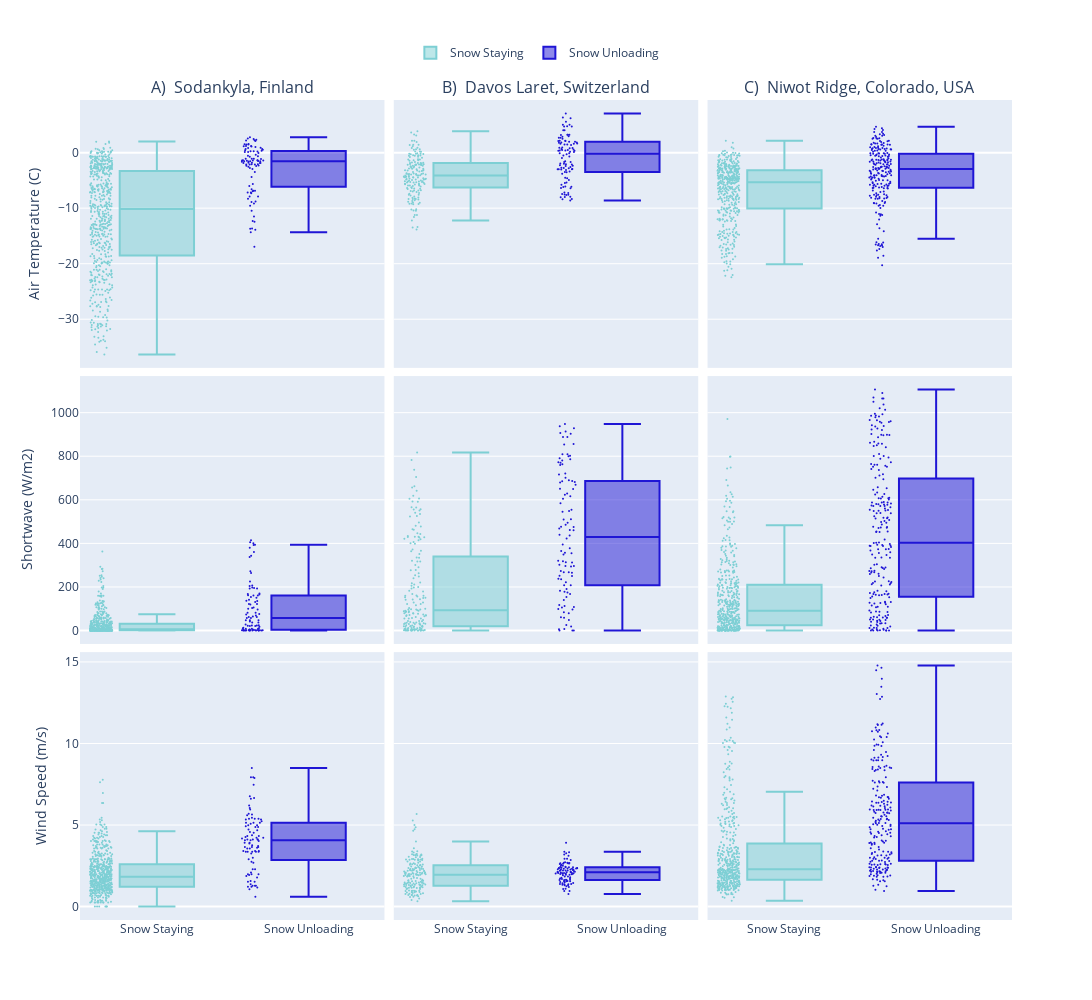

Write notebook code for a chart like this one.
### Code cell
marker=2
fig = go.Figure()

# Laret  
trace1 = go.Box(y=opn_df_snowstay.temp,           name=namesnow,       marker_color=colorsnow,       marker_size=marker,boxpoints='all')
trace2 = go.Box(y=opn_df_snowunload.temp,         name=namesnowunload, marker_color=colorsnowunload, marker_size=marker, boxpoints='all')

trace3 = go.Box(y=opn_df_snowstay.shortwave,      name=namesnow,       showlegend=False, marker_color=colorsnow,       marker_size=marker, boxpoints='all')
trace4 = go.Box(y=opn_df_snowunload.shortwave,    name=namesnowunload, showlegend=False, marker_color=colorsnowunload, marker_size=marker, boxpoints='all')

trace5 = go.Box(y=opn_df_snowstay.windspeed,      name=namesnow,       showlegend=False, marker_color=colorsnow,       marker_size=marker, boxpoints='all')
trace6 = go.Box(y=opn_df_snowunload.windspeed,    name=namesnowunload, showlegend=False, marker_color=colorsnowunload, marker_size=marker, boxpoints='all')

# Sodankyla
trace7 = go.Box(y=sod_df_snowstay.temp,           name=namesnow,       showlegend=False, marker_color=colorsnow,       marker_size=marker,boxpoints='all')
trace8 = go.Box(y=sod_df_snowunload.temp,         name=namesnowunload, showlegend=False, marker_color=colorsnowunload, marker_size=marker, boxpoints='all')

trace9 = go.Box(y=sod_df_snowstay.shortwave,      name=namesnow,       showlegend=False, marker_color=colorsnow,       marker_size=marker, boxpoints='all')
trace10 = go.Box(y=sod_df_snowunload.shortwave,   name=namesnowunload, showlegend=False, marker_color=colorsnowunload, marker_size=marker, boxpoints='all')

trace11 = go.Box(y=sod_df_snowstay.windspeed,     name=namesnow,       showlegend=False, marker_color=colorsnow,       marker_size=marker, boxpoints='all')
trace12 = go.Box(y=sod_df_snowunload.windspeed,   name=namesnowunload, showlegend=False, marker_color=colorsnowunload, marker_size=marker, boxpoints='all')

# Niwot
trace13 = go.Box(y=niwot_df_snowstay.temp,        name=namesnow,       showlegend=False, marker_color=colorsnow,       marker_size=marker,boxpoints='all')
trace14 = go.Box(y=niwot_df_snowunload.temp,      name=namesnowunload, showlegend=False, marker_color=colorsnowunload, marker_size=marker, boxpoints='all')

trace15 = go.Box(y=niwot_df_snowstay.shortwave,   name=namesnow,       showlegend=False, marker_color=colorsnow,       marker_size=marker, boxpoints='all')
trace16 = go.Box(y=niwot_df_snowunload.shortwave, name=namesnowunload, showlegend=False, marker_color=colorsnowunload, marker_size=marker, boxpoints='all')

trace17 = go.Box(y=niwot_df_snowstay.windspeed,   name=namesnow,       showlegend=False, marker_color=colorsnow,       marker_size=marker, boxpoints='all')
trace18 = go.Box(y=niwot_df_snowunload.windspeed, name=namesnowunload, showlegend=False, marker_color=colorsnowunload, marker_size=marker, boxpoints='all')

# # Mount Hopper 
# trace19 = go.Box(y=hop_df_snowstay.temp,          name=namesnow,       showlegend=False, marker_color=colorsnow,       marker_size=marker,boxpoints='all')
# trace20 = go.Box(y=hop_df_snowunload.temp,        name=namesnowunload, showlegend=False, marker_color=colorsnowunload, marker_size=marker, boxpoints='all')

# trace21 = go.Box(y=hop_df_snowstay.shortwave,     name=namesnow,       showlegend=False, marker_color=colorsnow,       marker_size=marker, boxpoints='all')
# trace22 = go.Box(y=hop_df_snowunload.shortwave,   name=namesnowunload, showlegend=False, marker_color=colorsnowunload, marker_size=marker, boxpoints='all')

# trace23 = go.Box(y=hop_df_snowstay.windspeed,     name=namesnow,       showlegend=False, marker_color=colorsnow,       marker_size=marker, boxpoints='all')
# trace24 = go.Box(y=hop_df_snowunload.windspeed,   name=namesnowunload, showlegend=False, marker_color=colorsnowunload, marker_size=marker, boxpoints='all')


fig = make_subplots(rows=3, cols=3, vertical_spacing=0.01, horizontal_spacing=0.01, shared_xaxes=True, shared_yaxes=True,
                                        subplot_titles=(namesodankyla, namelaret, nameniwot))


# Moving Sodankyla as the first site in the columns for this version, incase I want that 
# Sodankyla 
fig.append_trace(trace7,  row = 1, col = 1)
fig.append_trace(trace8,  row = 1, col = 1)
fig.append_trace(trace9,  row = 2, col = 1)
fig.append_trace(trace10, row = 2, col = 1)
fig.append_trace(trace11, row = 3, col = 1)
fig.append_trace(trace12, row = 3, col = 1)

# Laret
fig.append_trace(trace1,  row = 1, col = 2)
fig.append_trace(trace2,  row = 1, col = 2)
fig.append_trace(trace3,  row = 2, col = 2)
fig.append_trace(trace4,  row = 2, col = 2)
fig.append_trace(trace5,  row = 3, col = 2)
fig.append_trace(trace6,  row = 3, col = 2)

# Niwot 
fig.append_trace(trace13, row = 1, col = 3)
fig.append_trace(trace14, row = 1, col = 3)
fig.append_trace(trace15, row = 2, col = 3)
fig.append_trace(trace16, row = 2, col = 3)
fig.append_trace(trace17, row = 3, col = 3)
fig.append_trace(trace18, row = 3, col = 3)

# # Mount Hopper 
# fig.append_trace(trace19, row = 1, col = 4)
# fig.append_trace(trace20, row = 1, col = 4)
# fig.append_trace(trace21, row = 2, col = 4)
# fig.append_trace(trace22, row = 2, col = 4)
# fig.append_trace(trace23, row = 3, col = 4)
# fig.append_trace(trace24, row = 3, col = 4)

fig.update_layout(title='', width=1200, height=1000) 

fig.update_yaxes(title_text=nametemp, row=1, col=1)
fig.update_yaxes(title_text=nameSW,   row=2, col=1)
fig.update_yaxes(title_text=namewind, row=3, col=1)

fig.update_layout(legend=dict(
    orientation="h",
    yanchor="bottom",
    y=1.04,
    xanchor="right",
    x=.627
))


fig.show()

### Figure 1 — Plotly figure (JSON) as saved in the notebook; plotly's stock layout.template omitted (floating-point values rounded to 4 significant figures; data arrays with more than 128 entries replaced by an {"elided": "..."} marker saying what was removed)
{"data": [{"boxpoints": "all", "marker": {"color": "#7dcfd4", "size": 2}, "name": "Snow Staying", "showlegend": false, "type": "box", "xaxis": "x", "y": {"elided": "583 float values"}, "yaxis": "y"}, {"boxpoints": "all", "marker": {"color": "#1F15D5", "size": 2}, "name": "Snow Unloading", "showlegend": false, "type": "box", "xaxis": "x", "y": [0.2, -0.4, -1.15, 2.25, 2.55, -1.45, -1.55, -1.65, -1.85, -2.1, -6.85, -2.35, -2.1, -1.85, -1.4, -1.1, -1.35, -6.85, -6.95, -7.2, -12.45, -7.9, -7.3, -6.6, -6, -5.65, -12.3, -11.5, -14.35, -13.9, -13.7, -13.65, -8.9, -16.95, -4.4, -3.5, -2.75, -2.15, -1.85, -1.55, -2.95, -10.45, -9.55, -9.15, -8.8, -8.3, -7.9, -7.2, 0.1, 0.1, 0.45, 1, 1.15, 0.85, 1.45, 2.3, 2.2, 0.25, 0.5, 0.65, 0.65, -0.05, -2.3, -2.15, -1.6, -1.35, -1.1, -0.75, -0.65, -0.55, -2.55, -1.8, -1.4, -1.4, -1.5, -1.8, -2.15, -2.4, -1.55, -1.4, 0.25, 1.2, 2.1, 2.75, 2.45, 1.5, 1.45, -1.1, 0.35, 1.2, 0.9, 1.1, 1.55], "yaxis": "y"}, {"boxpoints": "all", "marker": {"color": "#7dcfd4", "size": 2}, "name": "Snow Staying", "showlegend": false, "type": "box", "xaxis": "x4", "y": {"elided": "583 float values"}, "yaxis": "y4"}, {"boxpoints": "all", "marker": {"color": "#1F15D5", "size": 2}, "name": "Snow Unloading", "showlegend": false, "type": "box", "xaxis": "x4", "y": [195.7, 122.0, 46.7, 150.1, 73.6, 1.8, 2.4, 1.1, 0, 0, 1.1, 0, 0.85, 1.75, 1.25, 0, 0, 2.6, 3.15, 0, 0, 2.4, 2.35, 1.05, 0, 0, 3.45, 9.1, 8.75, 22.05, 27.95, 23.3, 17, 7.95, 47.8, 62.6, 62.25, 37.2, 12.45, 1.55, 20.5, 23.9, 47.8, 57.95, 41.1, 21.3, 10.3, 4.35, 8.65, 57.75, 81.65, 96.2, 106.2, 135.8, 68.7, 99.65, 103.8, 160.6, 160.8, 162.4, 130.8, 75.35, 36.95, 82.05, 165.4, 272.2, 360, 392.4, 337.5, 193.3, 204.1, 206.7, 193.2, 141.8, 119.5, 64.05, 23.05, 5.2, 167.8, 122.2, 405, 414.6, 393.8, 343.8, 263.9, 170.4, 224.8, 0.7, 400.3, 380.2, 153.8, 136.7, 197.3], "yaxis": "y4"}, {"boxpoints": "all", "marker": {"color": "#7dcfd4", "size": 2}, "name": "Snow Staying", "showlegend": false, "type": "box", "xaxis": "x7", "y": {"elided": "583 float values"}, "yaxis": "y7"}, {"boxpoints": "all", "marker": {"color": "#1F15D5", "size": 2}, "name": "Snow Unloading", "showlegend": false, "type": "box", "xaxis": "x7", "y": [2.288, 1.983, 2.085, 4.678, 4.932, 1.22, 1.068, 1.17, 1.271, 1.271, 1.526, 6.204, 5.695, 5.238, 4.322, 4.068, 4.373, 4.322, 4.221, 3.865, 5.136, 7.475, 7.882, 7.933, 7.933, 8.492, 4.017, 3.356, 2.746, 3.0, 3.661, 3.356, 2.288, 3.559, 1.78, 1.881, 1.576, 1.22, 1.373, 1.983, 2.695, 4.221, 4.271, 4.119, 4.729, 5.136, 5.39, 5.441, 6.611, 5.949, 5.39, 5.39, 5.339, 4.119, 5.085, 6.051, 5.644, 1.932, 1.983, 1.526, 1.271, 0.6102, 2.898, 3.407, 3.661, 3.915, 4.17, 3.763, 3.407, 3.356, 4.983, 4.882, 4.882, 4.983, 4.526, 4.068, 3.915, 3.559, 3.356, 3.356, 3.407, 3.661, 4.119, 3.712, 3.61, 4.119, 4.577, 3.254, 5.339, 6.763, 5.593, 5.136, 6.661], "yaxis": "y7"}, {"boxpoints": "all", "marker": {"color": "#7dcfd4", "size": 2}, "name": "Snow Staying", "type": "box", "xaxis": "x2", "y": {"elided": "177 float values"}, "yaxis": "y2"}, {"boxpoints": "all", "marker": {"color": "#1F15D5", "size": 2}, "name": "Snow Unloading", "type": "box", "xaxis": "x2", "y": [-8.377, -7.641, -8.342, -8.622, -3.012, 2.491, 3.21, 2.954, 1.783, 2.69, 4.016, 4.713, 5.575, 1.966, 1.969, 3.237, 1.371, -0.3, 2.154, 2.158, 2.847, -3.128, -2.418, -2.711, -3.39, -3.056, -3.469, -3.007, -2.357, -2.29, -4.607, -3.807, -2.776, -2.585, -1.702, -2.139, -2.943, -2.994, -2.805, 0.1746, 0.9012, 2.09, 2.668, 3.182, 5.045, 6.18, 7.069, -6.142, -6.117, -6.205, -5.465, -8.013, -7.522, -7.264, -7.464, -6.412, -5.397, -5.798, -6.357, -7.163, -7.573, -8.01, -7.941, -1.545, -0.9442, 0.3353, 0.1267, 0.9148, 1.813, 2.113, 1.834, -0.6969, 1.45, 5.02, 6.308, -1.694, -1.963, -1.981, -2.07, -3.511, -4.537, -4.915, 0.3196, -0.1292, 0.4636, 1.627, -0.5076, 0.3868, 1.587, 3.204, 0.8547, 0.4711, 0.4011, 0.5517, 0.7697, 1.475, 1.618, 0.6533, -0.1125, 4.049, 4.768, 4.718], "yaxis": "y2"}, {"boxpoints": "all", "marker": {"color": "#7dcfd4", "size": 2}, "name": "Snow Staying", "showlegend": false, "type": "box", "xaxis": "x5", "y": {"elided": "177 float values"}, "yaxis": "y5"}, {"boxpoints": "all", "marker": {"color": "#1F15D5", "size": 2}, "name": "Snow Unloading", "showlegend": false, "type": "box", "xaxis": "x5", "y": [604.7, 554.4, 468.0, 356.8, 548.1, 509.3, 355.2, 221.7, 117.6, 207.5, 272.8, 267.4, 294.4, 348.9, 650.6, 685.5, 720.7, 494.2, 436.0, 759.3, 786.0, 365.1, 511.1, 312.5, 191.2, 913.7, 701.8, 799.3, 715.6, 544.7, 106.0, 174.9, 265.3, 302.5, 476.8, 485.8, 295.7, 237.3, 207.4, 629.0, 772.7, 801.9, 769.7, 682.1, 686.3, 780.6, 808.8, 320.9, 317.6, 313.5, 295.9, 61.51, 79.91, 96.76, 83.82, 113.0, 167.3, 108.1, 48.51, 18.12, 5.934, 0.03905, 0, 690.2, 791.1, 888.1, 887.7, 855.9, 763.3, 623.2, 439.7, 182.7, 395.3, 616.9, 649.6, 928.8, 679.9, 668.7, 377.4, 98.48, 24.93, 0.6245, 937.0, 474.9, 809.5, 906.5, 461.6, 422.6, 583.9, 460.2, 251.0, 267.9, 178.1, 140.3, 250.0, 235.5, 153.4, 58.72, 6.898, 854.3, 902.8, 948.2], "yaxis": "y5"}, {"boxpoints": "all", "marker": {"color": "#7dcfd4", "size": 2}, "name": "Snow Staying", "showlegend": false, "type": "box", "xaxis": "x8", "y": {"elided": "177 float values"}, "yaxis": "y8"}, {"boxpoints": "all", "marker": {"color": "#1F15D5", "size": 2}, "name": "Snow Unloading", "showlegend": false, "type": "box", "xaxis": "x8", "y": [2.646, 2.669, 3.365, 2.695, 1.548, 1.389, 1.202, 1.304, 2.138, 2.134, 1.486, 1.514, 1.089, 1.629, 0.9588, 1.626, 2.498, 1.98, 2.319, 2.51, 2.343, 3.123, 2.194, 2.242, 2.41, 2.66, 2.693, 2.287, 2.443, 2.113, 2.274, 1.96, 2.434, 2.936, 2.651, 3.338, 3.265, 3.199, 2.242, 1.248, 2.209, 2.219, 2.608, 2.346, 1.695, 2.35, 2.094, 2.018, 2.143, 2.37, 1.448, 1.841, 1.947, 2.281, 1.798, 2.369, 2.112, 2.297, 1.654, 1.727, 1.763, 2.069, 0.7651, 1.076, 1.307, 1.374, 2.066, 2.314, 2.017, 2.42, 2.043, 1.576, 3.916, 2.064, 2.338, 2.937, 2.853, 2.717, 2.409, 2.045, 2.212, 1.849, 2.181, 2.034, 2.56, 2.622, 1.624, 2.002, 2.01, 1.56, 2.375, 2.112, 1.381, 1.337, 1.928, 1.364, 0.964, 1.564, 1.542, 1.648, 1.427, 1.719], "yaxis": "y8"}, {"boxpoints": "all", "marker": {"color": "#7dcfd4", "size": 2}, "name": "Snow Staying", "showlegend": false, "type": "box", "xaxis": "x3", "y": {"elided": "467 float values"}, "yaxis": "y3"}, {"boxpoints": "all", "marker": {"color": "#1F15D5", "size": 2}, "name": "Snow Unloading", "showlegend": false, "type": "box", "xaxis": "x3", "y": {"elided": "228 float values"}, "yaxis": "y3"}, {"boxpoints": "all", "marker": {"color": "#7dcfd4", "size": 2}, "name": "Snow Staying", "showlegend": false, "type": "box", "xaxis": "x6", "y": {"elided": "467 float values"}, "yaxis": "y6"}, {"boxpoints": "all", "marker": {"color": "#1F15D5", "size": 2}, "name": "Snow Unloading", "showlegend": false, "type": "box", "xaxis": "x6", "y": {"elided": "228 float values"}, "yaxis": "y6"}, {"boxpoints": "all", "marker": {"color": "#7dcfd4", "size": 2}, "name": "Snow Staying", "showlegend": false, "type": "box", "xaxis": "x9", "y": {"elided": "467 float values"}, "yaxis": "y9"}, {"boxpoints": "all", "marker": {"color": "#1F15D5", "size": 2}, "name": "Snow Unloading", "showlegend": false, "type": "box", "xaxis": "x9", "y": {"elided": "228 float values"}, "yaxis": "y9"}], "layout": {"annotations": [{"font": {"size": 16}, "showarrow": false, "text": "A)  Sodankyla, Finland", "x": 0.1633, "xanchor": "center", "xref": "paper", "y": 1, "yanchor": "bottom", "yref": "paper"}, {"font": {"size": 16}, "showarrow": false, "text": "B)  Davos Laret, Switzerland", "x": 0.5, "xanchor": "center", "xref": "paper", "y": 1, "yanchor": "bottom", "yref": "paper"}, {"font": {"size": 16}, "showarrow": false, "text": "C)  Niwot Ridge, Colorado, USA", "x": 0.8367, "xanchor": "center", "xref": "paper", "y": 1, "yanchor": "bottom", "yref": "paper"}], "height": 1000, "legend": {"orientation": "h", "x": 0.627, "xanchor": "right", "y": 1.04, "yanchor": "bottom"}, "title": {"text": ""}, "width": 1200, "xaxis": {"anchor": "y", "domain": [0, 0.3267], "matches": "x7", "showticklabels": false}, "xaxis2": {"anchor": "y2", "domain": [0.3367, 0.6633], "matches": "x8", "showticklabels": false}, "xaxis3": {"anchor": "y3", "domain": [0.6733, 1], "matches": "x9", "showticklabels": false}, "xaxis4": {"anchor": "y4", "domain": [0, 0.3267], "matches": "x7", "showticklabels": false}, "xaxis5": {"anchor": "y5", "domain": [0.3367, 0.6633], "matches": "x8", "showticklabels": false}, "xaxis6": {"anchor": "y6", "domain": [0.6733, 1], "matches": "x9", "showticklabels": false}, "xaxis7": {"anchor": "y7", "domain": [0, 0.3267]}, "xaxis8": {"anchor": "y8", "domain": [0.3367, 0.6633]}, "xaxis9": {"anchor": "y9", "domain": [0.6733, 1]}, "yaxis": {"anchor": "x", "domain": [0.6733, 1], "title": {"text": "Air Temperature (C)"}}, "yaxis2": {"anchor": "x2", "domain": [0.6733, 1], "matches": "y", "showticklabels": false}, "yaxis3": {"anchor": "x3", "domain": [0.6733, 1], "matches": "y", "showticklabels": false}, "yaxis4": {"anchor": "x4", "domain": [0.3367, 0.6633], "title": {"text": "Shortwave (W/m2)"}}, "yaxis5": {"anchor": "x5", "domain": [0.3367, 0.6633], "matches": "y4", "showticklabels": false}, "yaxis6": {"anchor": "x6", "domain": [0.3367, 0.6633], "matches": "y4", "showticklabels": false}, "yaxis7": {"anchor": "x7", "domain": [0, 0.3267], "title": {"text": "Wind Speed (m/s)"}}, "yaxis8": {"anchor": "x8", "domain": [0, 0.3267], "matches": "y7", "showticklabels": false}, "yaxis9": {"anchor": "x9", "domain": [0, 0.3267], "matches": "y7", "showticklabels": false}}}
